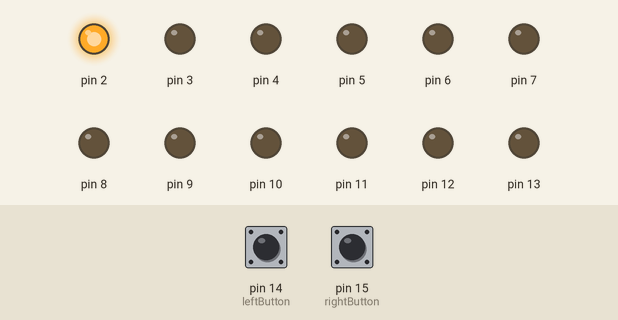
This sketch was run on a simulated Arduino Uno, built with avr-gcc and run on an emulated ATmega328P. On the bench: output pins drawn as LEDs (lit = HIGH). The test bench sets the inputs (shaded band); at power-on: pin 15 (rightButton) LOW, pin 14 (leftButton) LOW.

Above: at 1.2 s.
1.3 s: pin 15 (rightButton) pulled HIGH for 0.15 s
At 4.3 s:
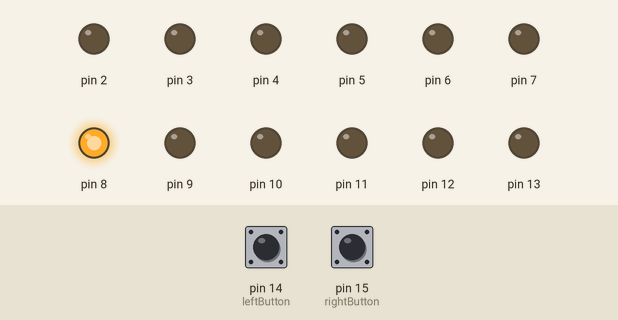
4.4 s: pin 14 (leftButton) pulled HIGH for 0.15 s
At 7.4 s:
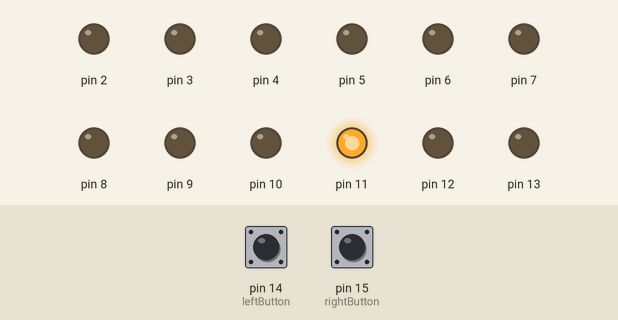
7.5 s: pin 14 (leftButton) pulled HIGH for 1 s
11.5 s: pin 15 (rightButton) pulled HIGH for 1 s
At 12.8 s:
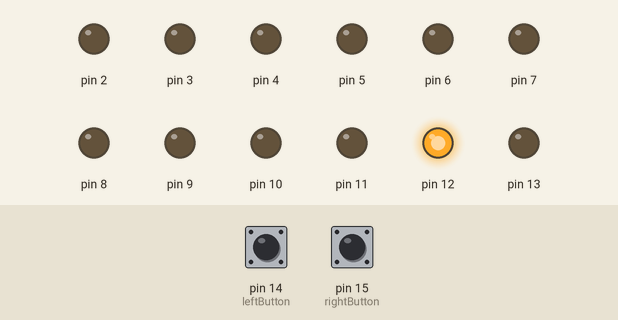
Timing chart, 0 to 16.5 s (numbered marks = the images above; inputs shaded):
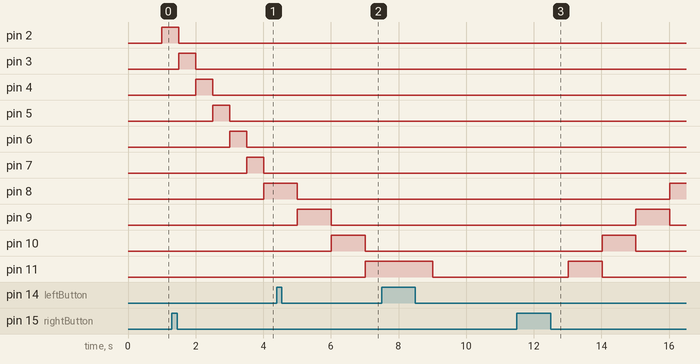

Measured:
- after the input at 1.3 s, pin 2: HIGH → LOW after 0.20 s instead of 0.70 s; pin 5: LOW → HIGH after 1.2 s instead of 2.7 s; pin 6: LOW → HIGH after 1.7 s, → LOW 0.50 s later; pin 7: LOW → HIGH after 2.2 s, → LOW 0.50 s later; pin 8: LOW → HIGH after 2.7 s
- after the input at 4.4 s, pin 8: HIGH → LOW after 0.61 s instead of 0.11 s; pin 12: stays LOW (without the input it goes to HIGH after 1.6 s); pin 13: stays LOW (without the input it goes to HIGH after 2.1 s)
- after the input at 11.5 s, pin 8: LOW → HIGH after 4.5 s; pin 9: LOW → HIGH after 3.5 s, → LOW 1.0 s later; pin 10: LOW → HIGH after 2.5 s, → LOW 1.0 s later; pin 11: LOW → HIGH after 1.5 s instead of 3.5 s; pin 13: HIGH → LOW after 0.51 s instead of 1.5 s

The sketch:

m2-5.ino
```cpp
int leftButton = 14;
int rightButton = 15;
int lastLeftButtonState = 0;
int lastRightButtonState = 0;

int currentPin = 2;
int goLeft = 1;

long previousMillis = 0;
int ledDelay = 1000;

void setup()
{
    for (int currentPin = 2; currentPin <= 13; currentPin++)
    {
        pinMode(currentPin, OUTPUT);
    }
    pinMode(leftButton, INPUT);
    pinMode(rightButton, INPUT);
}

void loop()
{
    unsigned long currentMillis = millis();
    int leftButtonState = digitalRead(leftButton);
    int rightButtonState = digitalRead(rightButton);

    if (currentMillis - previousMillis > ledDelay) {
        previousMillis = currentMillis;

        if (currentPin == 13)
        {
            goLeft = 0;
        }
        else if (currentPin == 2)
        {
            goLeft = 1;
        }

        digitalWrite(currentPin, HIGH);

        if (goLeft == 1)
        {
            digitalWrite(currentPin - 1, LOW);
            currentPin++;
        }
        else
        {
            digitalWrite(currentPin + 1, LOW);
            currentPin--;
        }

        digitalWrite(currentPin, LOW);
    }

    if (leftButtonState != lastLeftButtonState && leftButtonState == HIGH && ledDelay < 2000)
    {
        ledDelay *= 2;
    }
    else if (rightButtonState != lastRightButtonState && rightButtonState == HIGH && ledDelay > 2)
    {
        ledDelay /= 2;
    }

    lastLeftButtonState = leftButtonState;
    lastRightButtonState = rightButtonState;
    delay(1);
}
```
